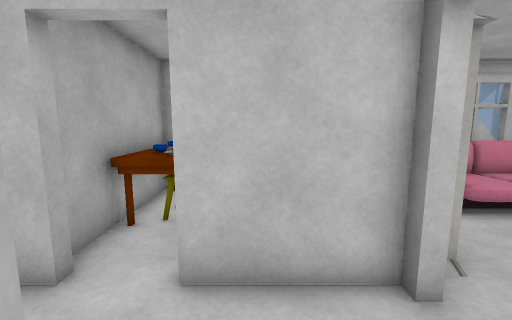
View 1 (above)

12 first-person views from a walk through a 3-D level made in the Unity game engine. The camera is 1.3 m above the floor, tilts 8° down and sees 90° across. Doors are open. The floor is counted in squares, 0.5 m on a side. Each view is taken from the middle of a square. On the plan, view 1 faces up. The plan holds only what a view shows up to about 18 squares ahead; the rest is blank. The place goes on beyond the plan. Some animated figures are not drawn. Some surface patterns are stand-ins.

View 2
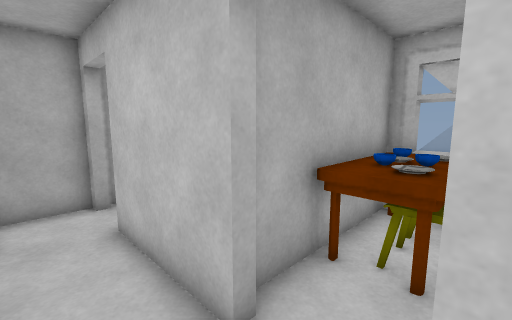

View 3
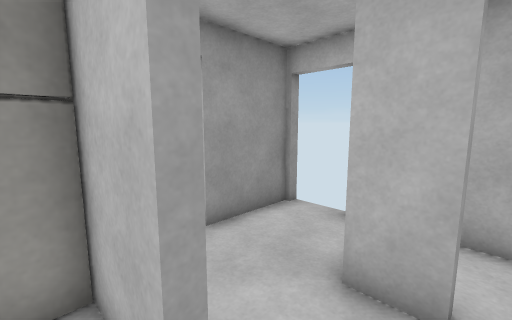

View 4
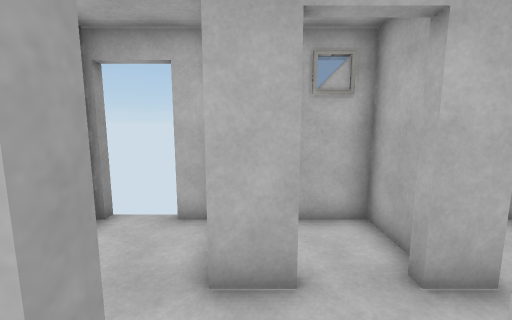

View 5
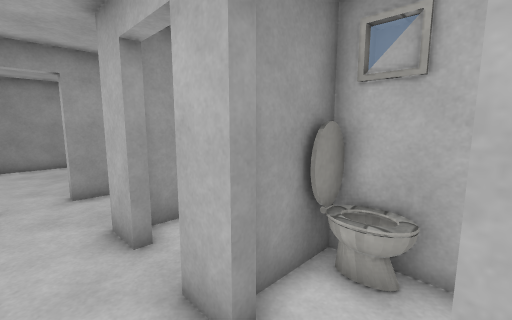

View 6
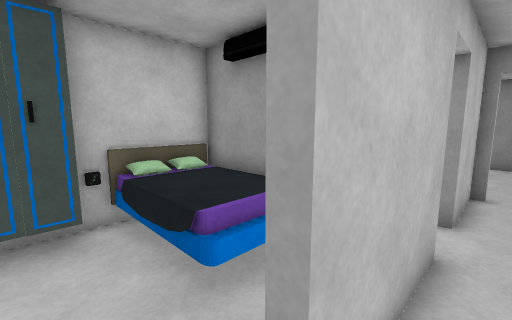

View 7
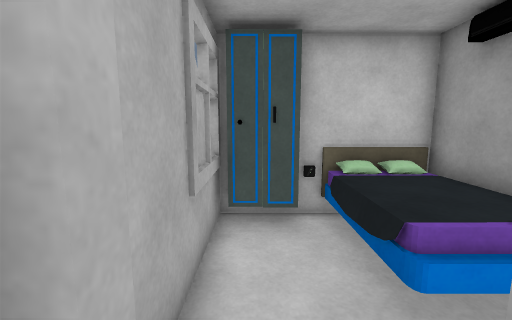

View 8
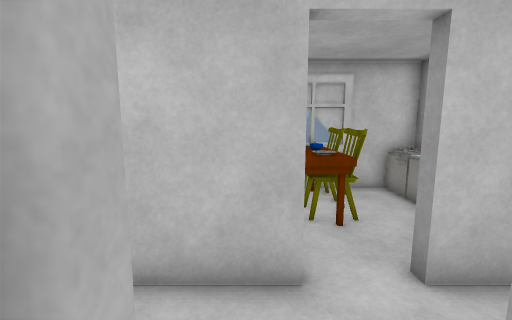

View 9
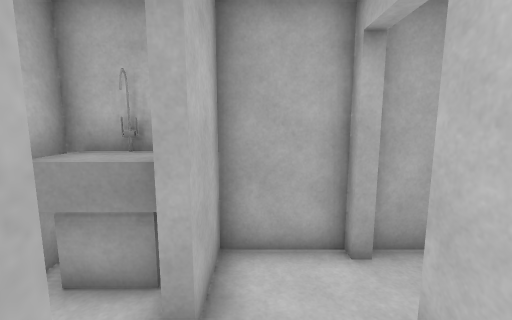

View 10
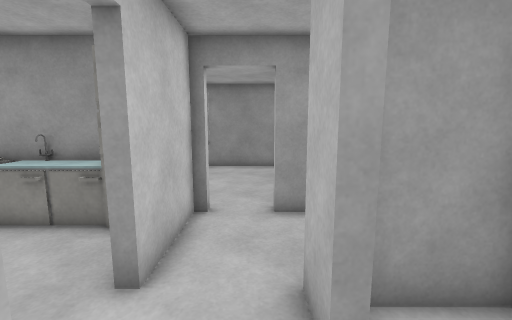

View 11
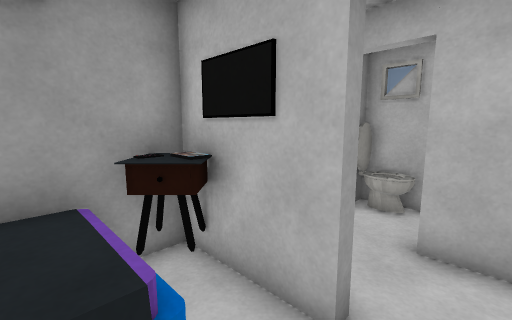

View 12
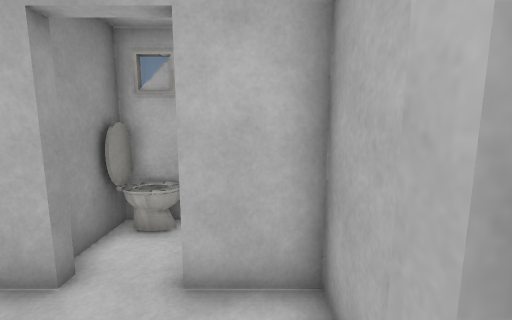

### Floor plan
Key: @ floor where view 1 was taken; # wall or solid block; . main floor; : floor 0.5 m higher than the main floor; + floor 0.75 m higher than the main floor; / step, stairs or slope; D open door; O other object.
Columns run from 10 left of view 1 to 4 right of it. Each row starts with its distance up from view 1.
 11        ###
 10 #O######O###O
  9 #OO+  #OOO.OO
  8 #..+  #OOO.OO
  7 #../  #OOO.OO
  6 #..//O#OO..OOOO
  5 #...OO#....# OO
  4 #DD####DDDD###.
  3 #......DDDDDD#
  2 #..........DD
  1 ##DDD#DD##.DD
  0 OODDD#..# @DD
 -1 #O#:##..# ..#
 -2 ##########DDD

Positions as (right, up) in squares from view 1, and headings:
1: (0, 0), facing up
2: (-1, 2), facing up-left
3: (-3, 5), facing down-right
4: (-2, 5), facing down
5: (-8, 3), facing down-right
6: (-9, 3), facing up-right
7: (-9, 3), facing up
8: (-4, 0), facing up
9: (-5, 2), facing left
10: (-5, 2), facing right
11: (-9, 7), facing down-right
12: (-9, 5), facing down
